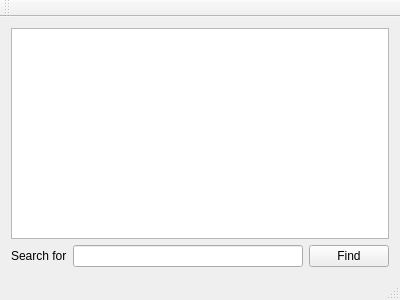
<?xml version="1.0" encoding="UTF-8"?>
<ui version="4.0">
 <class>MainWindow</class>
 <widget class="QMainWindow" name="MainWindow">
  <property name="geometry">
   <rect>
    <x>0</x>
    <y>0</y>
    <width>400</width>
    <height>300</height>
   </rect>
  </property>
  <property name="windowTitle">
   <string>MainWindow</string>
  </property>
  <widget class="QWidget" name="centralWidget">
   <layout class="QVBoxLayout" name="verticalLayout">
    <item>
     <widget class="QTextEdit" name="textEdit"/>
    </item>
    <item>
     <layout class="QHBoxLayout" name="horizontalLayout">
      <item>
       <widget class="QLabel" name="label">
        <property name="text">
         <string>Search for</string>
        </property>
       </widget>
      </item>
      <item>
       <widget class="QLineEdit" name="lineEdit"/>
      </item>
      <item>
       <widget class="QPushButton" name="findButton">
        <property name="text">
         <string>Find</string>
        </property>
       </widget>
      </item>
     </layout>
    </item>
   </layout>
  </widget>
  <widget class="QMenuBar" name="menuBar">
   <property name="geometry">
    <rect>
     <x>0</x>
     <y>0</y>
     <width>400</width>
     <height>25</height>
    </rect>
   </property>
  </widget>
  <widget class="QToolBar" name="mainToolBar">
   <attribute name="toolBarArea">
    <enum>TopToolBarArea</enum>
   </attribute>
   <attribute name="toolBarBreak">
    <bool>false</bool>
   </attribute>
  </widget>
  <widget class="QStatusBar" name="statusBar"/>
 </widget>
 <layoutdefault spacing="6" margin="11"/>
 <resources/>
 <connections/>
</ui>
